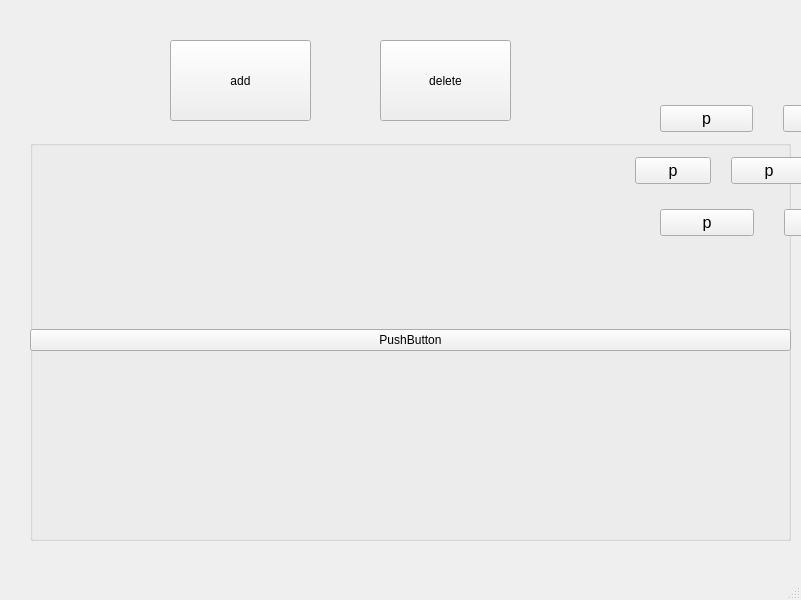
<?xml version="1.0" encoding="UTF-8"?>
<ui version="4.0">
 <class>MainWindow</class>
 <widget class="QMainWindow" name="MainWindow">
  <property name="geometry">
   <rect>
    <x>0</x>
    <y>0</y>
    <width>801</width>
    <height>600</height>
   </rect>
  </property>
  <property name="windowTitle">
   <string>MainWindow</string>
  </property>
  <widget class="QWidget" name="centralwidget">
   <widget class="QPushButton" name="butDel">
    <property name="geometry">
     <rect>
      <x>380</x>
      <y>40</y>
      <width>131</width>
      <height>81</height>
     </rect>
    </property>
    <property name="text">
     <string>delete</string>
    </property>
   </widget>
   <widget class="QPushButton" name="butAdd">
    <property name="geometry">
     <rect>
      <x>170</x>
      <y>40</y>
      <width>141</width>
      <height>81</height>
     </rect>
    </property>
    <property name="text">
     <string>add</string>
    </property>
   </widget>
   <widget class="QGroupBox" name="butBox">
    <property name="geometry">
     <rect>
      <x>30</x>
      <y>140</y>
      <width>761</width>
      <height>401</height>
     </rect>
    </property>
    <property name="title">
     <string/>
    </property>
    <widget class="QWidget" name="horizontalLayoutWidget">
     <property name="geometry">
      <rect>
       <x>0</x>
       <y>0</y>
       <width>761</width>
       <height>401</height>
      </rect>
     </property>
     <layout class="QHBoxLayout" name="horizontalLayout">
      <item>
       <widget class="QPushButton" name="pushButton">
        <property name="text">
         <string>PushButton</string>
        </property>
       </widget>
      </item>
     </layout>
    </widget>
   </widget>
   <widget class="QWidget" name="gridLayoutWidget_7">
    <property name="geometry">
     <rect>
      <x>610</x>
      <y>100</y>
      <width>317</width>
      <height>141</height>
     </rect>
    </property>
    <layout class="QGridLayout" name="gridLayout_7" rowstretch="0,0,0">
     <property name="spacing">
      <number>20</number>
     </property>
     <item row="2" column="0">
      <layout class="QHBoxLayout" name="horizontalLayout_5">
       <property name="spacing">
        <number>30</number>
       </property>
       <property name="leftMargin">
        <number>50</number>
       </property>
       <property name="rightMargin">
        <number>50</number>
       </property>
       <item>
        <widget class="QPushButton" name="pushButton_10">
         <property name="font">
          <font>
           <pointsize>12</pointsize>
          </font>
         </property>
         <property name="text">
          <string>р</string>
         </property>
        </widget>
       </item>
       <item>
        <widget class="QPushButton" name="pushButton_11">
         <property name="font">
          <font>
           <pointsize>12</pointsize>
          </font>
         </property>
         <property name="text">
          <string>р</string>
         </property>
        </widget>
       </item>
      </layout>
     </item>
     <item row="1" column="0">
      <layout class="QHBoxLayout" name="horizontalLayout_6">
       <property name="spacing">
        <number>20</number>
       </property>
       <property name="leftMargin">
        <number>25</number>
       </property>
       <property name="rightMargin">
        <number>25</number>
       </property>
       <item>
        <widget class="QPushButton" name="bu1">
         <property name="font">
          <font>
           <pointsize>12</pointsize>
          </font>
         </property>
         <property name="text">
          <string>р</string>
         </property>
        </widget>
       </item>
       <item>
        <widget class="QPushButton" name="bu2">
         <property name="font">
          <font>
           <pointsize>12</pointsize>
          </font>
         </property>
         <property name="text">
          <string>р</string>
         </property>
        </widget>
       </item>
       <item>
        <widget class="QPushButton" name="pushButton_14">
         <property name="font">
          <font>
           <pointsize>12</pointsize>
          </font>
         </property>
         <property name="text">
          <string>р</string>
         </property>
        </widget>
       </item>
      </layout>
     </item>
     <item row="0" column="0">
      <layout class="QHBoxLayout" name="horizontalLayout_7">
       <property name="spacing">
        <number>30</number>
       </property>
       <property name="leftMargin">
        <number>50</number>
       </property>
       <property name="rightMargin">
        <number>51</number>
       </property>
       <item>
        <widget class="QPushButton" name="pushButton_12">
         <property name="font">
          <font>
           <pointsize>12</pointsize>
          </font>
         </property>
         <property name="text">
          <string>р</string>
         </property>
        </widget>
       </item>
       <item>
        <widget class="QPushButton" name="pushButton_15">
         <property name="font">
          <font>
           <pointsize>12</pointsize>
          </font>
         </property>
         <property name="text">
          <string>р</string>
         </property>
        </widget>
       </item>
      </layout>
     </item>
    </layout>
   </widget>
  </widget>
  <widget class="QMenuBar" name="menubar">
   <property name="geometry">
    <rect>
     <x>0</x>
     <y>0</y>
     <width>801</width>
     <height>21</height>
    </rect>
   </property>
  </widget>
  <widget class="QStatusBar" name="statusbar"/>
 </widget>
 <resources/>
 <connections/>
</ui>
